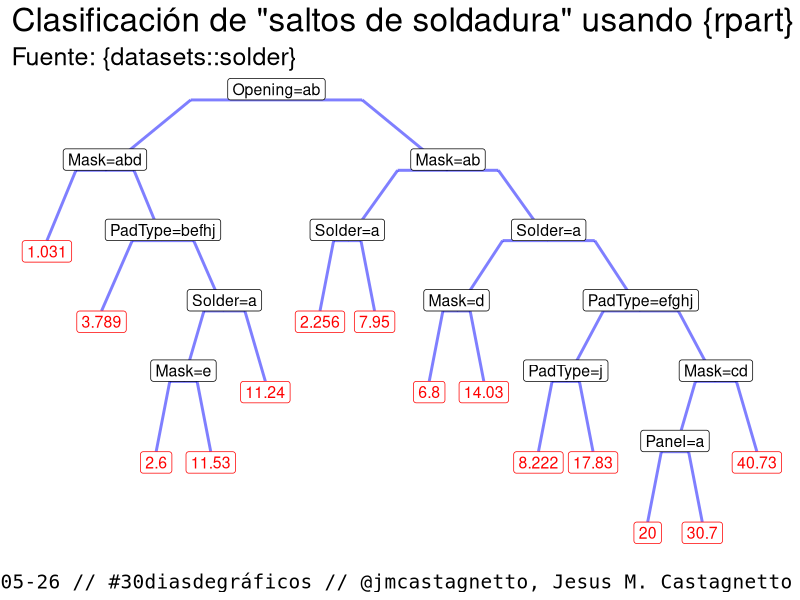
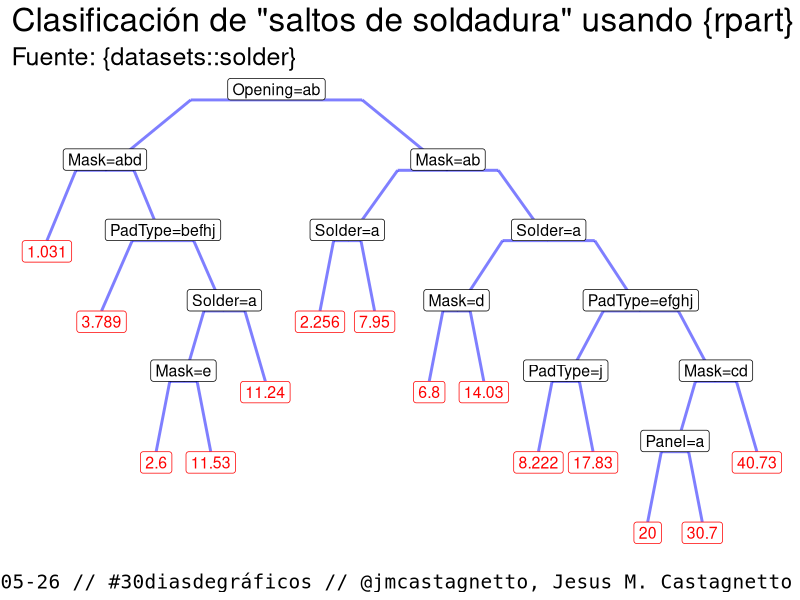

R code for these plots, in order:
library(tidyverse)
library(rpart)
library(ggdendro)

# un modelo de los
model <- rpart(skips ~ ., solder)
ddata <- dendro_data(model, uniform = TRUE,
                     branch = 0.5)

ggplot() +
  geom_segment(data = ddata$segments,
               aes(x = x, y = y, xend = xend, yend = yend),
               color = "blue", size = 1, alpha = 0.5) +
  geom_label(data = ddata$labels,
            aes(x = x, y = y, label = label),
            size = 4, vjust = 0) +
  geom_label(data = ddata$leaf_labels,
            aes(x = x, y = y, label = label),
            size = 4, vjust = 1, color = "red") +
  labs(
    title = "Clasificación de \"saltos de soldadura\" usando {rpart}",
    subtitle = "Fuente: {datasets::solder}",
    caption = "2020-05-26 // #30diasdegráficos // @jmcastagnetto, Jesus M. Castagnetto"
  ) +
  theme_dendro() +
  theme(
    plot.title = element_text(size = 24),
    plot.subtitle = element_text(size = 18),
    plot.caption = element_text(family = "Inconsolata", size = 14)
  )

ggsave(
  filename = "15-grafico-de-dendrograma-soldaduras.png",
  height = 8,
  width = 12
)
